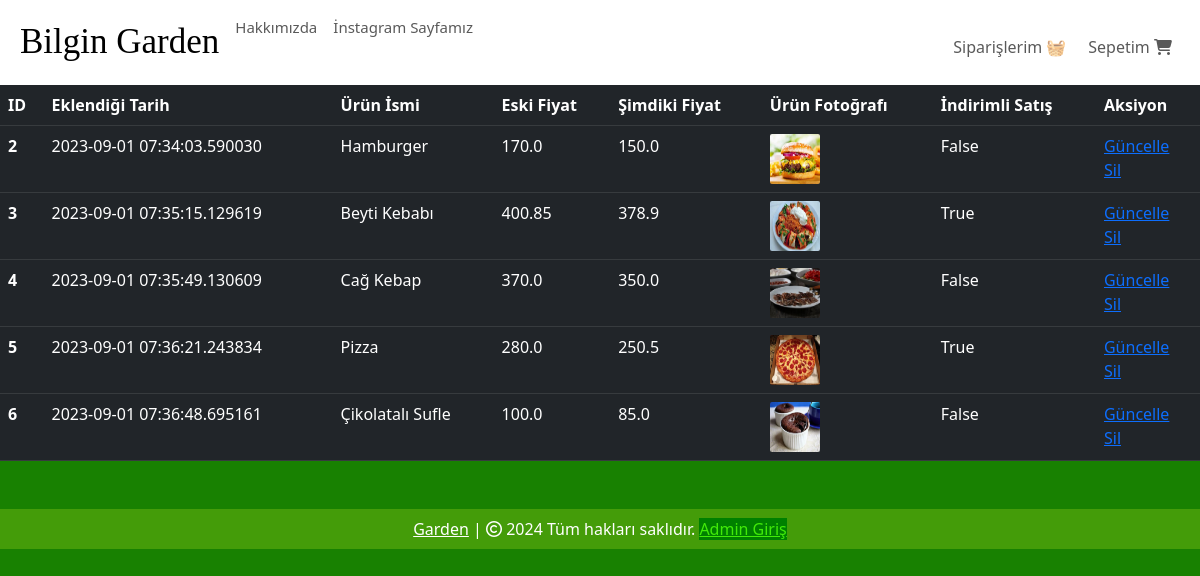
Screenshot of /shop-items (signed in) with the database file from the repository.
### website/models.py (models this page shows, shortened)
class Product(db.Model):
    id = db.Column(db.Integer, primary_key=True)
    product_name = db.Column(db.String(100), nullable=False)
    current_price = db.Column(db.Float, nullable=False)
    previous_price = db.Column(db.Float, nullable=False)
    in_stock = db.Column(db.Integer, nullable=False)
    product_picture = db.Column(db.String(1000), nullable=False)
    flash_sale = db.Column(db.Boolean, default=False)
    date_added = db.Column(db.DateTime, default=datetime.utcnow)
    salad = db.Column(db.Boolean, default=False)
    main = db.Column(db.Boolean, default=False)
    colddrink = db.Column(db.Boolean, default=False)
    hotdrink = db.Column(db.Boolean, default=False)
    desert = db.Column(db.Boolean, default=False)
    sneak = db.Column(db.Boolean, default=False)
    carts = db.relationship('Cart', backref=db.backref('product', lazy=True))
    orders = db.relationship('Order', backref=db.backref('product', lazy=True))

### website/admin.py (the view)
@admin.route('/shop-items', methods=['GET', 'POST'])
@login_required
def shop_items():
    if current_user.id == 6:
        items = Product.query.order_by(Product.date_added).all()
        return render_template('shop_items.html', items=items)
    return render_template('404.html')

### website/templates/shop_items.html (shortened to what this page needs)
{% extends 'base.html' %}
{% block body %}
{% if items | length < 1 %}
<h3 style="color: white;">No Shop Items </h3>
{% else %}
<table class="table table-dark table-hover">
    <thead>
        <tr>
            <th scope="col">ID</th>
            <th scope="col">Eklendiği Tarih</th>
            <th scope="col">Ürün İsmi</th>
            <th scope="col">Eski Fiyat</th>
            <th scope="col">Şimdiki Fiyat</th>
            <th scope="col">Ürün Fotoğrafı</th>
            <th scope="col">İndirimli Satış</th>
            <th scope="col">Aksiyon</th>
        </tr>
    </thead>
    <tbody>
        {% for item in items %}
        <tr>
            <th scope="row">{{ item.id }}</th>
            <td>{{ item.date_added }}</td>
            <td>{{ item.product_name }}</td>
            <td>{{ item.previous_price }}</td>
            <td>{{ item.current_price }}</td>
            <td><img src="{{ item.product_picture }}" alt="" style="height: 50px; width: 50px; border-radius: 2px;"></td>
            <td>{{ item.flash_sale }}</td>
            <td>
                <a href="/update-item/{{ item.id }}">Güncelle</a>
                <br>
                <a href="/delete-item/{{ item.id }}">Sil</a>
            </td>
        </tr>
        {% endfor %}
    </tbody>
</table>
{% endif %}
{% endblock %}

### rows the page displays
Product: id "2", date_added "2023-09-01 07:34:03.590030", product_name "Hamburger", previous_price "170.0", current_price "150.0", product_picture (picture), flash_sale "False"
Product: id "3", date_added "2023-09-01 07:35:15.129619", product_name "Beyti Kebabı", previous_price "400.85", current_price "378.9", product_picture (picture), flash_sale "True"
Product: id "4", date_added "2023-09-01 07:35:49.130609", product_name "Cağ Kebap", previous_price "370.0", current_price "350.0", product_picture (picture), flash_sale "False"
Product: id "5", date_added "2023-09-01 07:36:21.243834", product_name "Pizza", previous_price "280.0", current_price "250.5", product_picture (picture), flash_sale "True"
Product: id "6", date_added "2023-09-01 07:36:48.695161", product_name "Çikolatalı Sufle", previous_price "100.0", current_price "85.0", product_picture (picture), flash_sale "False"
